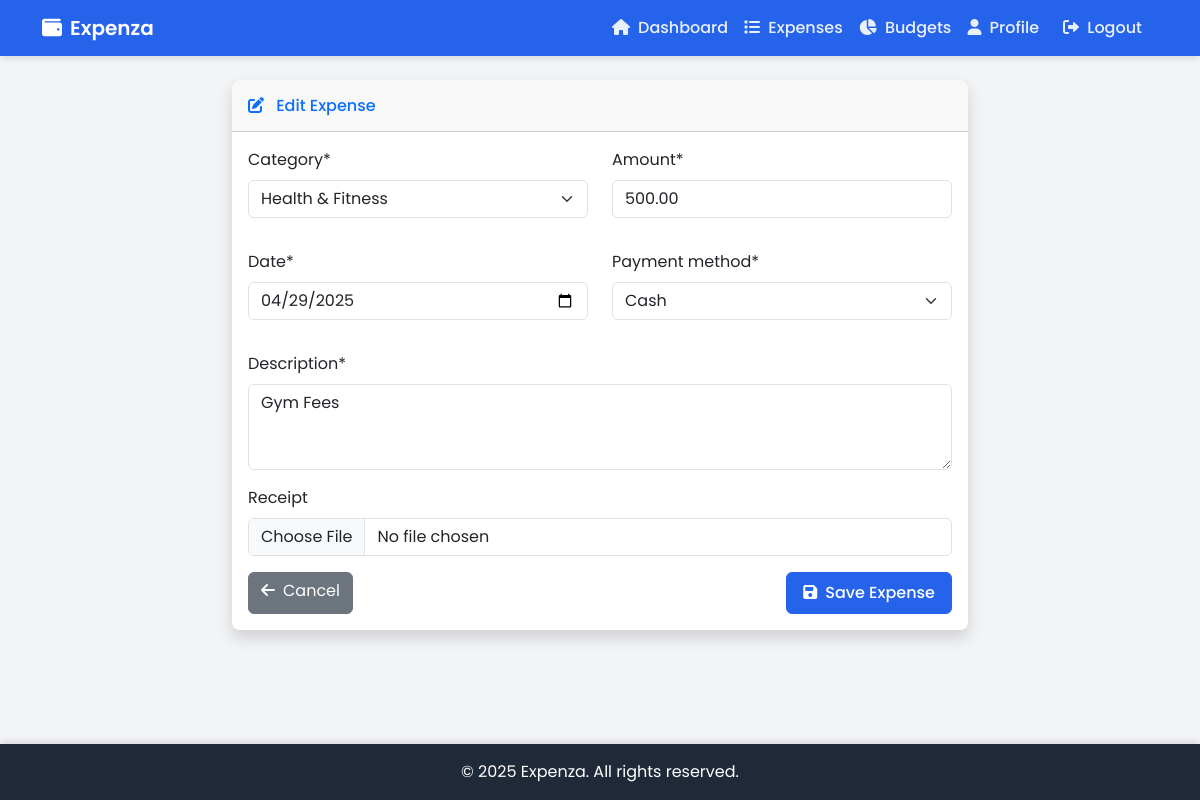
The page /expenses/7/update/ (signed in) on the database its author committed.
### expenses/models.py (models this page shows, shortened)
class Expense(models.Model):
    PAYMENT_METHODS = [
        ('cash', 'Cash'),
        ('credit_card', 'Credit Card'),
        ('debit_card', 'Debit Card'),
        ('bank_transfer', 'Bank Transfer'),
        ('other', 'Other'),
    ]
    user = models.ForeignKey(User, on_delete=models.CASCADE, related_name='expenses')
    category = models.ForeignKey(Category, on_delete=models.SET_NULL, null=True, related_name='expenses')
    amount = models.DecimalField(max_digits=10, decimal_places=2, validators=[MinValueValidator(0.01)])
    description = models.TextField()
    date = models.DateField()
    payment_method = models.CharField(max_length=20, choices=PAYMENT_METHODS, default='cash')
    receipt = models.ImageField(upload_to='receipts/', null=True, blank=True)
    created_at = models.DateTimeField(auto_now_add=True)
    updated_at = models.DateTimeField(auto_now=True)
    class Meta:
        ordering = ['-date']

### expenses/views.py (the view)
# urls.py: path('expenses/<int:pk>/update/', views.expense_update, name='expense_update'),
@login_required
def expense_update(request, pk):
    expense = get_object_or_404(Expense, pk=pk, user=request.user)
    if request.method == 'POST':
        form = ExpenseForm(request.POST, request.FILES, instance=expense, user=request.user)
        if form.is_valid():
            form.save()
            messages.success(request, 'Expense updated successfully!')
            return redirect('expense_list')
    else:
        form = ExpenseForm(instance=expense, user=request.user)
    return render(request, 'expenses/expense_form.html', {'form': form})

### expenses/models.py (called while the page is built)
    def __str__(self):
        return self.name

### templates/expenses/expense_form.html (shortened to what this page needs)
{% extends 'base.html' %}
{% load crispy_forms_tags %}
{% block content %}
<div class="row justify-content-center">
    <div class="col-lg-8">
        <div class="card shadow">
            <div class="card-header py-3">
                <h6 class="m-0 font-weight-bold text-primary">
                    <i class="fas fa-{% if form.instance.pk %}edit{% else %}plus{% endif %} me-2"></i>
                    {% if form.instance.pk %}Edit{% else %}Add{% endif %} Expense
                </h6>
            </div>
            <div class="card-body">
                <form method="post" enctype="multipart/form-data">
                    <div class="row">
                        <div class="col-md-6 mb-3">
                            {{ form.category|as_crispy_field }}
                        </div>
                        <div class="col-md-6 mb-3">
                            {{ form.amount|as_crispy_field }}
                        </div>
                    </div>
                    <div class="row">
                        <div class="col-md-6 mb-3">
                            {{ form.date|as_crispy_field }}
                        </div>
                        <div class="col-md-6 mb-3">
                            {{ form.payment_method|as_crispy_field }}
                        </div>
                    </div>
                    <div class="mb-3">
                        {{ form.description|as_crispy_field }}
                    </div>
                    <div class="mb-3">
                        {{ form.receipt|as_crispy_field }}
                    </div>
                    <div class="d-flex justify-content-between">
                        <a href="{% url 'expense_list' %}" class="btn btn-secondary">
                            <i class="fas fa-arrow-left me-2"></i>Cancel
                        </a>
                        <button type="submit" class="btn btn-primary">
                            <i class="fas fa-save me-2"></i>Save Expense
                        </button>
                    </div>
                </form>
            </div>
        </div>
    </div>
</div>
{% endblock %}

### templates/base.html (style rules this page uses)
:root { --primary-color: #2563eb; --secondary-color: #10b981; --dark-color: #1f2937; --light-color: #f3f4f6; }
body { background-color: var(--light-color); font-family: 'Poppins', sans-serif; }
.card { border: none; border-radius: 0.5rem; box-shadow: 0 4px 6px -1px rgba(0, 0, 0, 0.1); transition: transform 0.3s ease; }
.btn-primary { background-color: var(--primary-color); border-color: var(--primary-color); font-weight: 500; padding: 0.5rem 1rem; border-radius: 0.375rem; }

### rows shown on the page
Expense: category "Health & Fitness", amount "500.00", date "04/29/2025", payment_method "Cash", description "Gym Fees"
